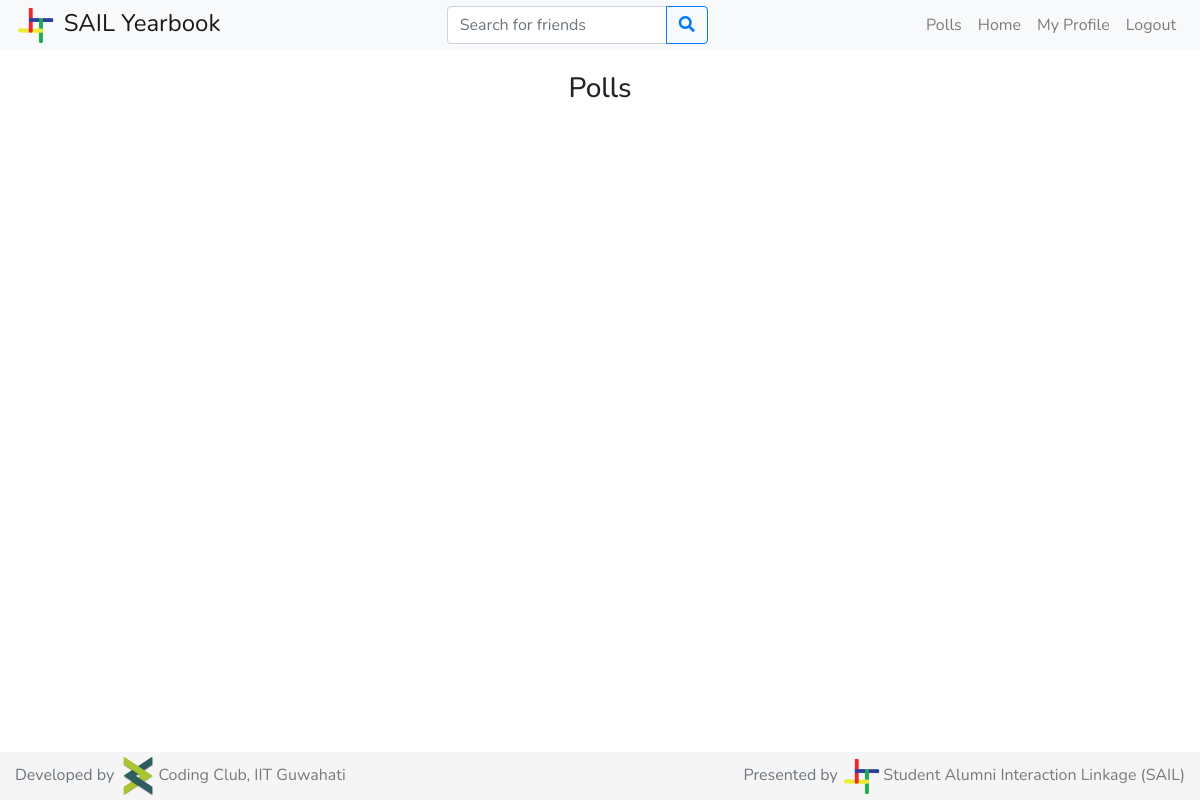
The app's page / (signed in), older data.
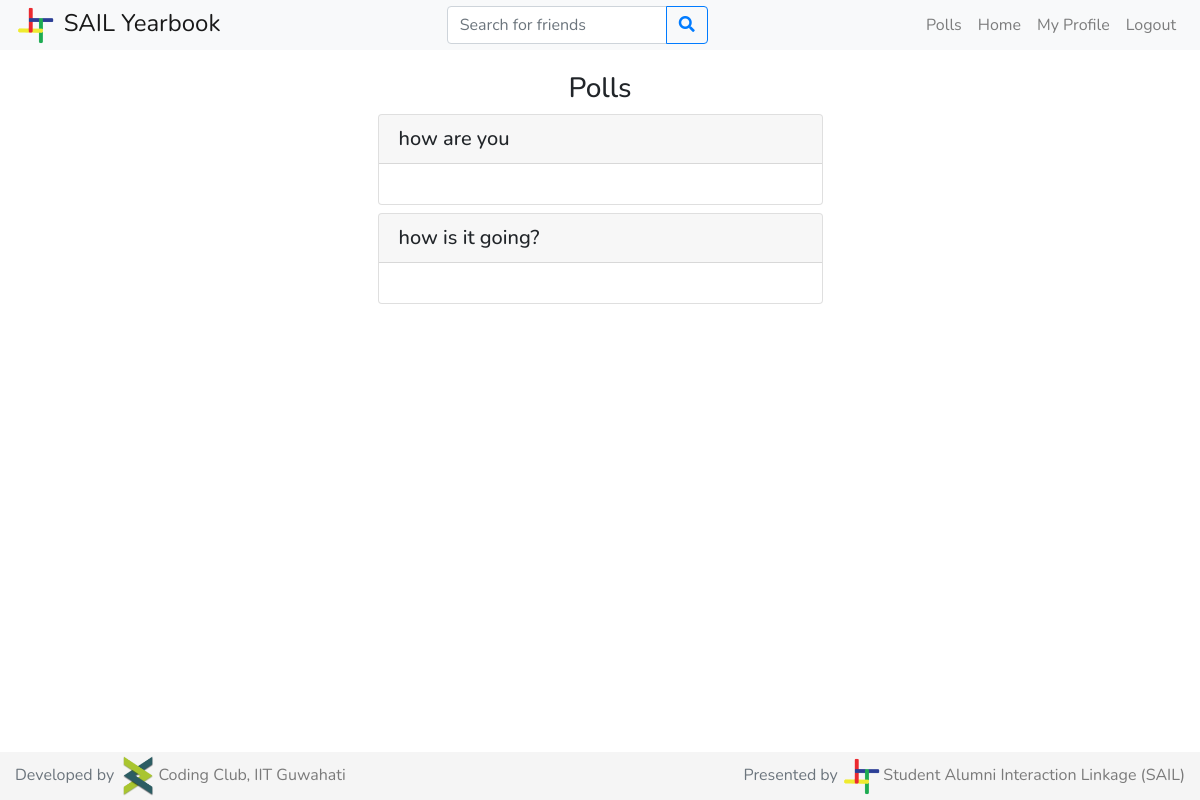
The same page, newer data.
### students/models.py (models this page shows, shortened)
class PollQuestion (models.Model):
    question = models.CharField(max_length=200)

### students/views.py (the view, shortened to what this page needs)
# urls.py: 2. Add a URL to urlpatterns:  path('', views.home, name='home')
def home(request):
    if request.method == 'GET':
        if request.user and not request.user.is_anonymous:
            logged_in = True
        else:
            logged_in = False
        if logged_in:
            user = User.objects.filter(username=request.user.username).first()
            poll_questions = PollQuestion.objects.all()
            polls = {}
            if user.is_superuser:
                for question in poll_questions:
                    answers = PollAnswer.objects.filter(question=question)
                    answers_count = answers.count()
                    poll_dict = {}
                    for answer in answers:
                        if answer.answer in poll_dict.keys():
                            poll_dict[answer.answer].append(answer.voted_by)
                        else:
                            poll_dict[answer.answer] = [answer.voted_by]
                    polls[(question, answers_count)] = sorted(poll_dict.items(), key=votes_sort_key, reverse=True)
                context = {
                    'polls': polls,
                    'user': user,
                    'logged_in': logged_in
                }
                return render(request, 'admin_home.html', context)
        else:
            return HttpResponseRedirect(reverse('login'))
    else:
        return error404(request)

### students/templates/admin_home.html (shortened to what this page needs)
{% extends 'base.html' %}
{% block content %}
    <div class="container-fluid">
        <div class="row mx-lg-5 mt-4">
            <div class="col-lg-3"></div>
            <div class="col-lg-6">
                <h3 class="text-center">Polls</h3>
                <div class="container">
                    {% for question, poll in polls.items %}
                        <div class="card my-2 mx-lg-3">
                            <div class="card-header">
                                <h5 class="mb-0">{{ question.0.question }}</h5>
                            </div>
                            <div class="card-body">
                            </div>
                        </div>
                    {% endfor %}
                </div>
            </div>
            <div class="col-lg-3"></div>
        </div>
    </div>
{% endblock %}

### students/templates/base.html (shortened to what this page needs)
{% load static %}
<!DOCTYPE html>
<html class="h-100">
<head>
        {% load static %}
        <link rel="stylesheet" href="https://stackpath.bootstrapcdn.com/bootstrap/4.3.1/css/bootstrap.min.css">
        <link rel="stylesheet" href="https://use.fontawesome.com/releases/v5.7.2/css/all.css">
</head>
<body class="d-flex flex-column h-100" style="font-family: 'Nunito', sans-serif;">
    {% if logged_in %}
        <nav class="navbar fixed-top navbar-expand-lg navbar-light bg-light py-0">
            <a class="navbar-brand" href="{% url 'home' %}" style="font-size:x-large">
                <img height="40" src="{% static 'img/sail_logo.png' %}"> SAIL Yearbook
            </a>
            <div class="collapse navbar-collapse" id="mainNavbar">
                <form class="form-inline my-2 my-lg-0 mx-auto" method="get" action="{% url 'search' %}">
                    <div class="input-group">
                        <input class="form-control" name="key" placeholder="Search for friends" autocomplete="off">
                        <div class="input-group-append">
                            <button class="btn btn-outline-primary" type="submit"><i class="fas fa-search"></i></button>
                        </div>
                    </div>
                </form>
                <ul class="navbar-nav">
                    <li class="nav-item">
                        <a class="nav-link" href="{% url 'polls' %}">Polls</a>
                    </li>
                    <li class="nav-item">
                        <a class="nav-link" href="{% url 'home' %}">Home</a>
                    </li>
                    <li class="nav-item">
                        <a class="nav-link" href="{% url 'profile' user.username %}">My Profile</a>
                    </li>
                    <li class="nav-item">
                        <a class="nav-link" href="{% url 'logout' %}">Logout</a>
                    </li>
                </ul>
            </div>
        </nav>
    {% endif %}
    <main class="flex-shrink-0 mt-5">
        {% block content %}{% endblock %}
    </main>
    <footer class="footer mt-auto py-1" style="background-color: #f5f5f5;">
        <div class="container-fluid">
            <span class="text-muted float-left">Developed by <a href="https://www.facebook.com/codingclubiitg/" class="d-inline-block pl-0 text-black-50"><img src="{% static 'img/cc_logo.png' %}" height="40">Coding Club, IIT Guwahati</a></span>
            <span class="text-muted float-right">Presented by <a href="http://iitg.ac.in/sail/index.html" class="d-inline-block pl-0 text-black-50"><img src="{% static 'img/sail_logo.png' %}" height="40">Student Alumni Interaction Linkage (SAIL)</a></span>
        </div>
    </footer>
</body>
</html>

Row changes from the older to the newer data that the page shows:
added PollQuestion: question "how are you"
added PollQuestion: question "how is it going?"
